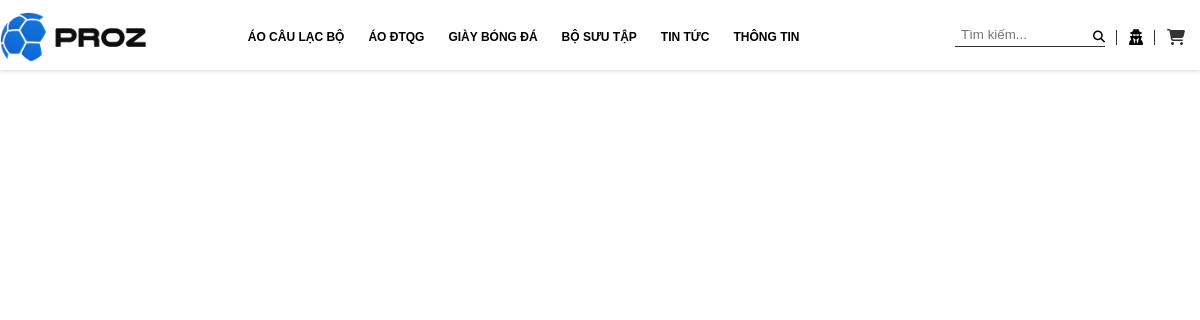
The page /header2.php on the database its author committed.
### tables this page shows
CREATE TABLE `tbl_danhmuc` (
  `danhmuc_id` int(11) NOT NULL,
  `danhmuc_ten` varchar(255) NOT NULL
);

### admin/admin/lib/database.php (called while the page is built, shortened)
<?php
class Database
{
    public $host = DB_HOST;
    public $user = DB_USER;
    public $pass = DB_PASS;
    public $dbname = DB_NAME;
    public $link;
    private function connectDB()
    {
        try {
            $this->link = new PDO("mysql:host={$this->host};dbname={$this->dbname}", $this->user, $this->pass);
            $this->link->setAttribute(PDO::ATTR_ERRMODE, PDO::ERRMODE_EXCEPTION);
            $this->link->exec("set names utf8");
        } catch (PDOException $e) {
            $this->error = "Connection fail: " . $e->getMessage();
            return false;
        }
    }
    public function select($query, $params = [])
    {
        try {
            $stmt = $this->link->prepare($query);
            $stmt->execute($params);
            return $stmt;
        } catch (PDOException $e) {
            $this->error = "Query failed: " . $e->getMessage();
            return false;
        }
    }
}

### class/index_class.php (called while the page is built, shortened)
<?php
include ("./admin/admin/lib/database.php");
?>
<?php
class index
{
    private $db;
    public function __construct()
    {
        $this->db = new Database();
    }
    public function show_danhmuc()
    {
        $query = "SELECT * FROM tbl_danhmuc ORDER BY danhmuc_id";
        $result = $this->db->select($query);
        return $result;
    }
    public function show_loaisanpham($danhmuc_id)
    {
        $query = "SELECT * FROM tbl_loaisanpham  WHERE danhmuc_id = '$danhmuc_id' ORDER BY loaisanpham_id";
        $result = $this->db->select($query);
        return $result;
    }
}
?>

### header2.php (the view, shortened to what this page needs)
<?php
include "class/index_class.php";
$index = new index;
?>
<!DOCTYPE html>
<html lang="en">
<head>
    <link rel="stylesheet" href="css/mainstyle.css">
    <link rel="stylesheet" type="text/css" href="https://cdn.jsdelivr.net/npm/slick-carousel@1.8.1/slick/slick.css" />
</head>
<body>
    <section class="top">
        <div class="container">
            <div class="row">
                <div class="top-logo">
                    <a href="index.php"><img src="./image/logo.png" alt=""></a>
                </div>
                <div class="top-menu-items">
                    <ul>
                        <?php
                        $show_danhmuc = $index->show_danhmuc();
                        if ($show_danhmuc) {
                            foreach ($show_danhmuc as $result) {
                                $danhmuc_id = $result['danhmuc_id'];
                                $show_loaisanpham = $index->show_loaisanpham($danhmuc_id);
                                if ($danhmuc_id == 1 || $danhmuc_id == 2 || $danhmuc_id == 3) {
                                    if (!$show_loaisanpham || empty($show_loaisanpham)) {
                                        $danhmuc_ten = $result['danhmuc_ten'];
                                        echo '<li><a href="danhmuc.php?id=' . $danhmuc_id . '">' . $danhmuc_ten . '</a></li>';
                                    } else {
                                        echo '<li>' . $result['danhmuc_ten'] . '
                                             <ul class="top-menu-item">';
                                        echo '</ul><i class="fas fa-chevron-down"></i></li>';
                                    }
                                } else {
                                    $danhmuc_ten = $result['danhmuc_ten'];
                                    $danhmuc_ten_formatted = mb_strtolower($danhmuc_ten, 'UTF-8');
                                    $danhmuc_ten_formatted = preg_replace('/\s+/u', '-', $danhmuc_ten_formatted);
                                    $danhmuc_ten_formatted = preg_replace('/(\p{M})/u', '', $danhmuc_ten_formatted);
                                    echo '<li><a href="' . $danhmuc_ten_formatted . '.php">' . $danhmuc_ten . '</a></li>';
                                }
                            }
                        }
                        ?>
                    </ul>
                </div>
                <div class="top-menu-icons">
                    <ul>
                        <li>
                            <form method="GET" action="./?sanpham">
                                <input type="text" name="search" placeholder="Tìm kiếm...">
                                <i class="fas fa-search"></i>
                            </form>
                        </li>
                        <li>
                            <a href="./admin/admin"><i class="fas fa-user-secret"></i></a>
                        </li>
                        <li>
                            <a href="cart.php"><i class="fas fa-shopping-cart"></i></a>
                        </li>
                    </ul>
                </div>
            </div>
        </div>
    </section>

### css/mainstyle.css (style rules this page uses)
:root { --main-text-font: Arial, Helvetica, sans-serif; }
* { margin: 0; padding: 0; box-sizing: border-box; outline: none; }
body { font-family: "Montserrat", sans-serif; }
li { list-style: none; }
a { text-decoration: none; color: #000000; position: relative; z-index: 9999; }
.container { max-width: 1200px; margin: auto; }
.row { display: flex; flex-wrap: wrap; }
.top { padding: 12px 0; align-items: center; display: block; position: fixed; width: 100%; z-index: 999; background-color: rgba(255, 255, 255, 0.3); transition: all 0.3s ease; top: 0; display: block; height: 70px; }
.top-logo { height: 50px; flex: 1; }
.top-logo img { height: 100%; }
.top-menu-items { flex: 3; }
.top-menu-items > ul { height: 100%; display: flex; }
.top-menu-items > ul > li { font-family: var(--main-text-font); padding: 0 12px; display: flex; justify-content: center; align-items: center; font-size: 12px; text-transform: uppercase; font-weight: bold; cursor: pointer; position: relative; }
.top-menu-items ul li::before { position: absolute; content: ""; display: block; width: 100%; height: 50px; bottom: -50%; }
.top-menu-items ul li:nth-child(4) { color: red; }
.top-menu-items ul li:nth-child(5) { color: red; }
.top-menu-icons { flex: 1; }
.top-menu-icons ul { display: flex; height: 100%; }
.top-menu-icons ul li { display: flex; justify-content: center; align-items: center; padding: 6px 12px; }
.top-menu-icons ul li { position: relative; }
.top-menu-icons ul li::before { content: ""; display: block; position: absolute; height: 15px; width: 1px; background-color: #333; right: 0; }
.top-menu-icons ul li:last-child::before { display: none; }
.top-menu-icons ul li:last-child a { display: flex; color: #333; }
.top-menu-icons ul li:first-child input { width: 150px; border: none; background-color: transparent; border-bottom: 1px solid #333; padding: 0 0 4px 6px; }
.top-menu-icons ul li:first-child i { position: absolute; font-size: 12px; right: 12px; }
.top-menu-icons ul i { cursor: pointer; }
.top { box-shadow: rgba(0, 0, 0, 0.16) 0px 1px 4px; }
.top-menu-items a { color: #000000 !important; text-decoration: none; }
.top-menu-icons ul li:first-child i { top: 50%; transform: translateY(-50%); }

### rows shown on the page
tbl_danhmuc: danhmuc_ten "ÁO CÂU LẠC BỘ"
tbl_danhmuc: danhmuc_ten "ÁO ĐTQG"
tbl_danhmuc: danhmuc_ten "GIÀY BÓNG ĐÁ"
tbl_danhmuc: danhmuc_ten "BỘ SƯU TẬP"
tbl_danhmuc: danhmuc_ten "TIN TỨC"
tbl_danhmuc: danhmuc_ten "THÔNG TIN"
